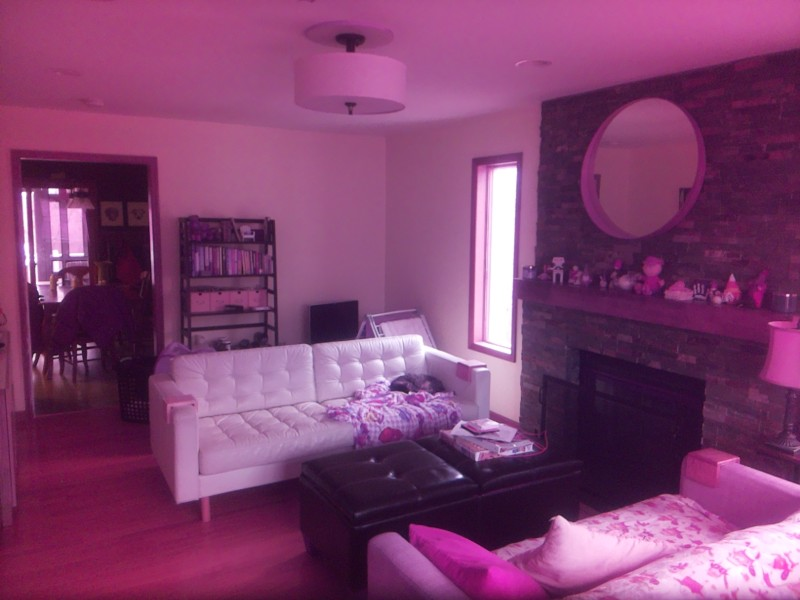
#> input picture 03102023-160006.jpg, 800 x 600 px, given in place of the camera
$ python motion.py
#> lines starting #> are read from the running program, lines starting #| are printed output that depends on the picture; after the words box and inside, x2 and y2 are one past the last pixel; in counts of white or black regions, pixels touching at a corner belong together
import cv2

cap = cv2.VideoCapture(0)

mog = cv2.createBackgroundSubtractorMOG2()

while True:
    ret, frame = cap.read()
#> frame is the input picture: shape (600, 800, 3); mean B, G, R 110.7, 64.6, 129.3
    gray = cv2.cvtColor(frame, cv2.COLOR_BGR2GRAY)
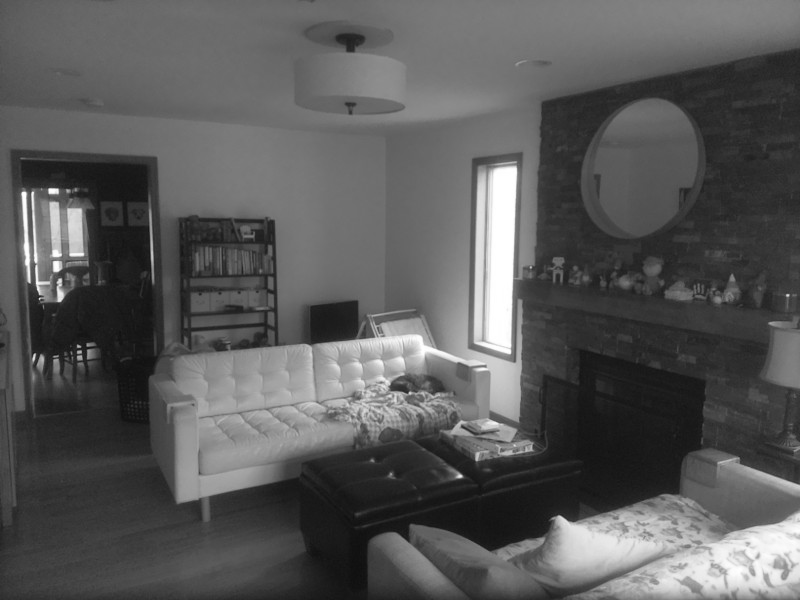
#> gray: shape (600, 800); min 14, max 255, mean 89.2

    fgmask = mog.apply(gray)
#> fgmask: shape (600, 800); every value is 127

    kernel = cv2.getStructuringElement(cv2.MORPH_ELLIPSE, (5, 5))
    fgmask = cv2.erode(fgmask, kernel, iterations=1)
    fgmask = cv2.dilate(fgmask, kernel, iterations=1)

    contours, hierarchy = cv2.findContours(fgmask, cv2.RETR_EXTERNAL, cv2.CHAIN_APPROX_SIMPLE)
#> contours = [[[0, 0], [0, 599], [799, 599], [799, 0]]]

    for contour in contours:
        if cv2.contourArea(contour) < 1000:
            continue

        x, y, w, h = cv2.boundingRect(contour)
        cv2.rectangle(frame, (x, y), (x+w, y+h), (0, 255, 0), 2)
#> this loop made 1 pass
#> (contour, x, y, w, h) on pass 1: ([[0, 0], [0, 599], [799, 599], [799, 0]], 0, 0, 800, 600)
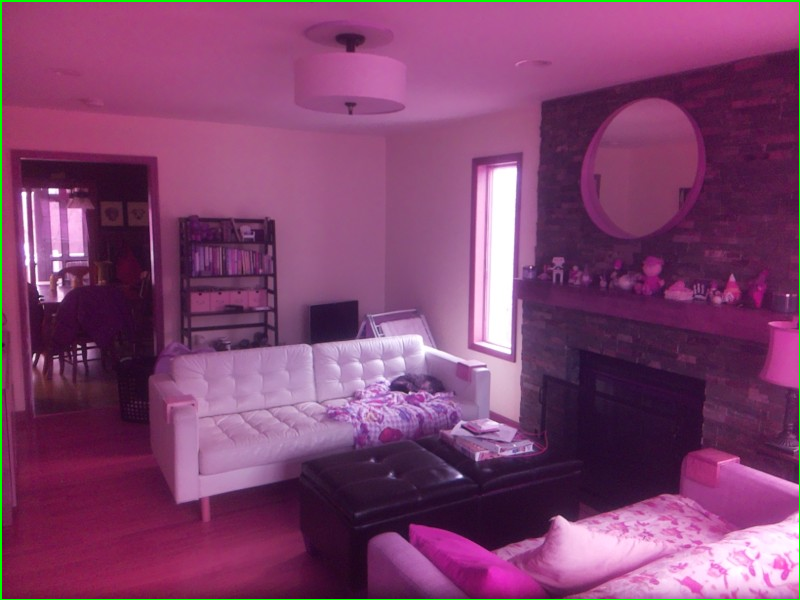
#> frame: shape (600, 800, 3); 0.87% of pixels changed, all inside (x1, y1, x2, y2) = (0, 0, 800, 600)

    cv2.imshow('Motion Detection', frame)
    if cv2.waitKey(1) == ord('q'):
#> (key q is pressed here)
        break

cap.release()
cv2.destroyAllWindows()

$ run again, on 03102023-173830.jpg
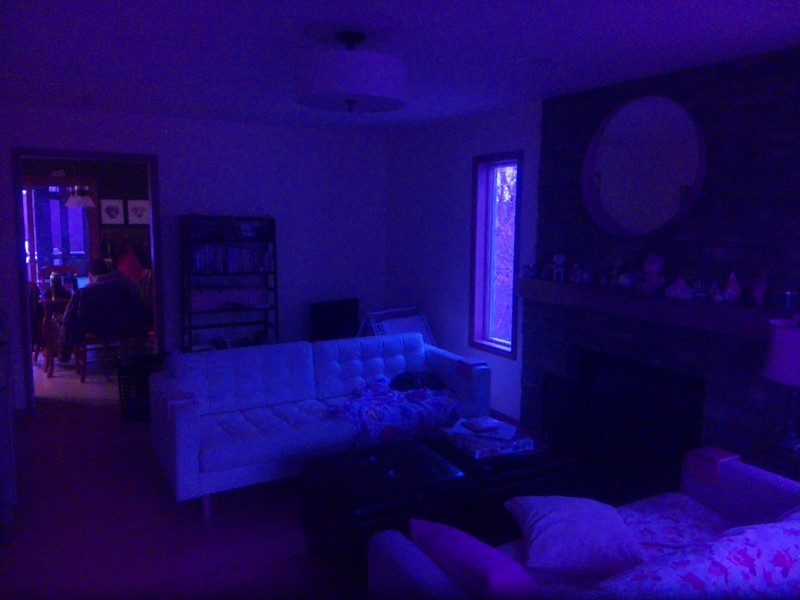
#> input picture 03102023-173830.jpg, 800 x 600 px, given in place of the camera
#> frame is the input picture: shape (600, 800, 3); mean B, G, R 98.4, 8.2, 27
#> `gray = cv2.cvtColor(frame, cv2.COLOR_BGR2GRAY)`:
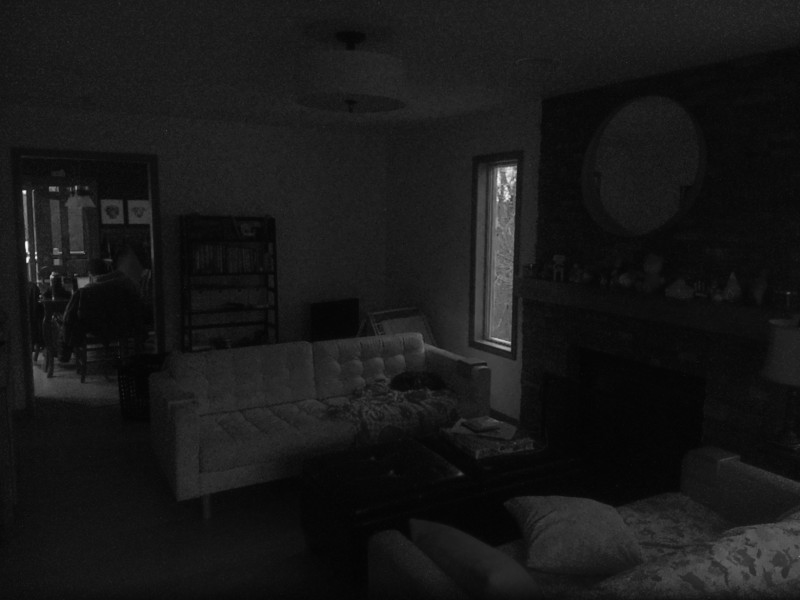
#> gray: shape (600, 800); min 2, max 252, mean 24.1
#> fgmask: shape (600, 800); every value is 127
#> contours = [[[0, 0], [0, 599], [799, 599], [799, 0]]]
#> the loop `for contour in contours:` made 1 pass
#> (contour, x, y, w, h) on pass 1: ([[0, 0], [0, 599], [799, 599], [799, 0]], 0, 0, 800, 600)
#> after the loop `for contour in contours:`:
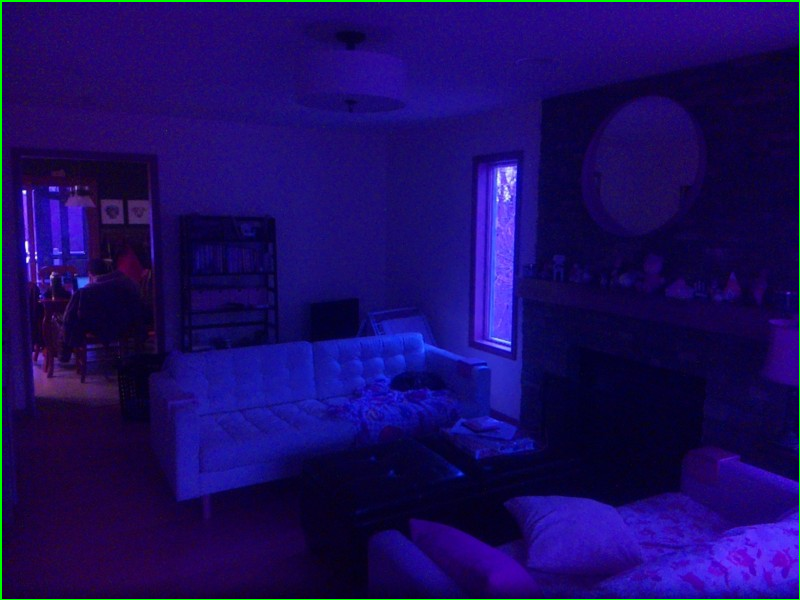
#> frame: shape (600, 800, 3); 0.87% of pixels changed, all inside (x1, y1, x2, y2) = (0, 0, 800, 600)
